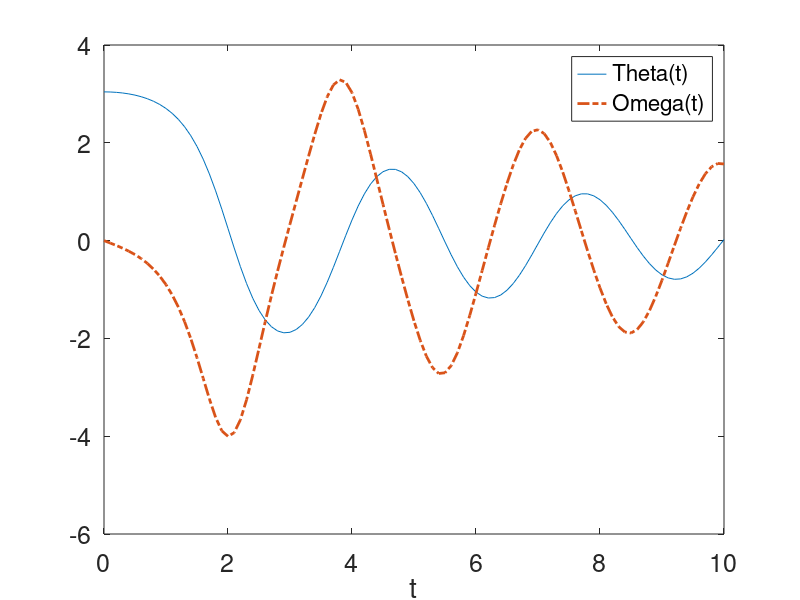

Source code (MATLAB):
function basicode
    tspan = linspace(0,10,101);
    y0 = [pi-0.1,0];
    b = 0.25; c = 5.0;
    fun = @(t,y)(pend(t,y,b,c));
    options = odeset('RelTol',1e-4,'AbsTol',[1e-4,1e-4]);
    [T,Y] = ode45(fun,tspan,y0,options);
    
    figure(1);
    plot(T,Y(:,1),'-',T,Y(:,2),'-.','LineWidth',2.0);
    legend(['Theta(t)'],['Omega(t)'],'location','best');
    xlabel('t','FontSize',18);
    set(gca,'xtick',[0,2,4,6,8,10],'fontsize',18);
    %set(gca,'ytick',[-10,-5,0,2,10],'fontsize',18);
end

function dydt=pend(t,y,b,c)
    theta = y(1); omega = y(2);
    dydt = [omega; -b*omega - c*sin(theta)];
end